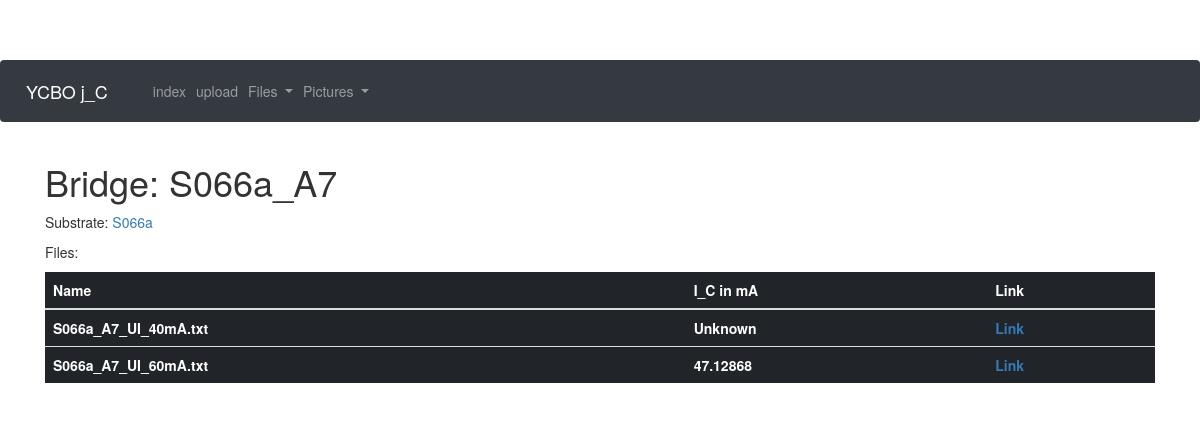
The page /bridge/S066a_A7 on the database its author committed.
### app/models.py (models this page shows, shortened)
class Bridge(db.Model):
    id = db.Column(db.Integer, primary_key = True)
    substrate_id = db.Column(db.Integer, db.ForeignKey("substrate.id"))
    bridgename = db.Column(db.String(32))
    j_C = db.Column(db.Float)
    res = db.Column(db.Float)
    bridgewitdh = db.Column(db.Float)
    documents = db.relationship("Document", backref = "bridge", lazy = "dynamic")
    pictures = db.relationship("Picture", backref = "bridge", lazy = "dynamic")

class Substrate(db.Model):
    id = db.Column(db.Integer, primary_key = True)
    substratename = db.Column(db.String(32))
    Au_layer = db.Column(db.Integer)
    YBCO_layer = db.Column(db.Integer)
    bridges = db.relationship("Bridge", backref = "substrate", lazy="dynamic")

class Document(db.Model):
    id = db.Column(db.Integer, primary_key = True)
    bridge_id = db.Column(db.Integer, db.ForeignKey("bridge.id"))
    filename = db.Column(db.String(64))
    remove_offset = db.Column(db.Boolean,default=False)
    remove_ohm = db.Column(db.Boolean,default=False)
    amplification = db.Column(db.Integer, default = 1000)
    j_C = db.Column(db.Float)
    res = db.Column(db.Float)
    res_border = db.Column(db.Float)

### app/routes.py (the view)
@app.route("/bridge/<bridgename>")
def bridge(bridgename):
    bridge = Bridge.query.filter_by(bridgename=bridgename).first_or_404()
    return render_template("bridge.html",bridge=bridge)

### app/templates/bridge.html
{% extends "base.html" %}
{% block content %}
<h1>Bridge: {{bridge.bridgename}}</h1>
<p>Substrate: <a href="{{url_for('substrate',substratename=bridge.substrate.substratename)}}">{{bridge.substrate.substratename}}</a></p>
<p>Files:<p>
<table class="table table-dark">
  <thead>
    <tr>
      <th scope="col">Name</th>
      <th scope="col">I_C in mA</th>
      <th scope="col">Link</th>
    </tr>
  </thead>
  <tbody>
    {% for file in bridge.documents.all() %}
    <tr>
      <th scope="row">{{ file.filename }}</th>
      <th>{% if file.j_C %}{{ "%.5f"%file.j_C }}{% else %}Unknown{% endif %}</th>
      <th><a href="{{url_for('file', filename = file.filename) }}">Link</a></th>
    </tr>
    {% endfor %}
  </tbody>
</table>
{% endblock %}

### app/templates/base.html (style rules this page uses)
body { padding-top: 60px; }

### rows shown on the page
Bridge: bridgename "S066a_A7"
Substrate: substrate.substratename "S066a"
Document: filename "S066a_A7_UI_40mA.txt", shows "Unknown"
Document: filename "S066a_A7_UI_60mA.txt", j_C "47.12868"
